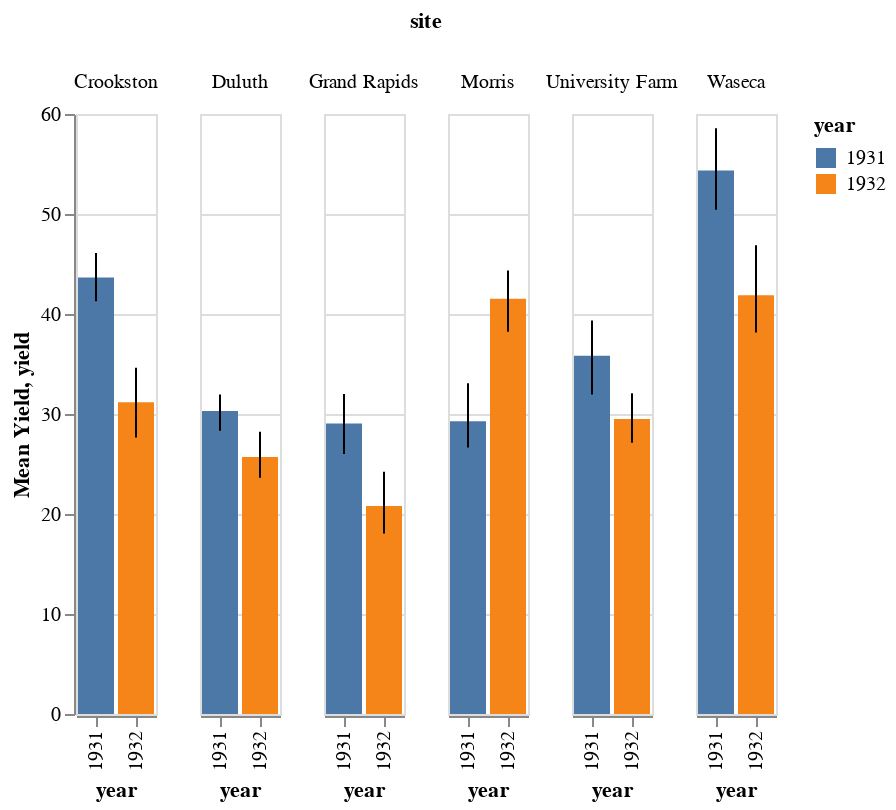

Notebook source saved alongside this figure:
### Code cell
import altair as alt
from vega_datasets import data

alt.renderers.enable('mimetype')

source = data.barley()

bars = alt.Chart().mark_bar().encode(
    x='year:O',
    y=alt.Y('mean(yield):Q', title='Mean Yield'),
    color='year:N',
)

error_bars = alt.Chart().mark_errorbar(extent='ci').encode(
    x='year:O',
    y='yield:Q'
)

alt.layer(bars, error_bars, data=source).facet(
    column='site:N'
)

### Figure 1 — Vega-Lite specification as saved in the notebook (floating-point values rounded to 4 significant figures)
{"$schema": "https://vega.github.io/schema/vega-lite/v4.0.2.json", "config": {"view": {"continuousHeight": 300, "continuousWidth": 400}}, "data": {"name": "data-093ece8c35bb2d41094cfb6138ec810b"}, "datasets": {"data-093ece8c35bb2d41094cfb6138ec810b": [{"site": "University Farm", "variety": "Manchuria", "year": 1931, "yield": 27}, {"site": "Waseca", "variety": "Manchuria", "year": 1931, "yield": 48.87}, {"site": "Morris", "variety": "Manchuria", "year": 1931, "yield": 27.43}, {"site": "Crookston", "variety": "Manchuria", "year": 1931, "yield": 39.93}, {"site": "Grand Rapids", "variety": "Manchuria", "year": 1931, "yield": 32.97}, {"site": "Duluth", "variety": "Manchuria", "year": 1931, "yield": 28.97}, {"site": "University Farm", "variety": "Glabron", "year": 1931, "yield": 43.07}, {"site": "Waseca", "variety": "Glabron", "year": 1931, "yield": 55.2}, {"site": "Morris", "variety": "Glabron", "year": 1931, "yield": 28.77}, {"site": "Crookston", "variety": "Glabron", "year": 1931, "yield": 38.13}, {"site": "Grand Rapids", "variety": "Glabron", "year": 1931, "yield": 29.13}, {"site": "Duluth", "variety": "Glabron", "year": 1931, "yield": 29.67}, {"site": "University Farm", "variety": "Svansota", "year": 1931, "yield": 35.13}, {"site": "Waseca", "variety": "Svansota", "year": 1931, "yield": 47.33}, {"site": "Morris", "variety": "Svansota", "year": 1931, "yield": 25.77}, {"site": "Crookston", "variety": "Svansota", "year": 1931, "yield": 40.47}, {"site": "Grand Rapids", "variety": "Svansota", "year": 1931, "yield": 29.67}, {"site": "Duluth", "variety": "Svansota", "year": 1931, "yield": 25.7}, {"site": "University Farm", "variety": "Velvet", "year": 1931, "yield": 39.9}, {"site": "Waseca", "variety": "Velvet", "year": 1931, "yield": 50.23}, {"site": "Morris", "variety": "Velvet", "year": 1931, "yield": 26.13}, {"site": "Crookston", "variety": "Velvet", "year": 1931, "yield": 41.33}, {"site": "Grand Rapids", "variety": "Velvet", "year": 1931, "yield": 23.03}, {"site": "Duluth", "variety": "Velvet", "year": 1931, "yield": 26.3}, {"site": "University Farm", "variety": "Trebi", "year": 1931, "yield": 36.57}, {"site": "Waseca", "variety": "Trebi", "year": 1931, "yield": 63.83}, {"site": "Morris", "variety": "Trebi", "year": 1931, "yield": 43.77}, {"site": "Crookston", "variety": "Trebi", "year": 1931, "yield": 46.93}, {"site": "Grand Rapids", "variety": "Trebi", "year": 1931, "yield": 29.77}, {"site": "Duluth", "variety": "Trebi", "year": 1931, "yield": 33.93}, {"site": "University Farm", "variety": "No. 457", "year": 1931, "yield": 43.27}, {"site": "Waseca", "variety": "No. 457", "year": 1931, "yield": 58.1}, {"site": "Morris", "variety": "No. 457", "year": 1931, "yield": 28.7}, {"site": "Crookston", "variety": "No. 457", "year": 1931, "yield": 45.67}, {"site": "Grand Rapids", "variety": "No. 457", "year": 1931, "yield": 32.17}, {"site": "Duluth", "variety": "No. 457", "year": 1931, "yield": 33.6}, {"site": "University Farm", "variety": "No. 462", "year": 1931, "yield": 36.6}, {"site": "Waseca", "variety": "No. 462", "year": 1931, "yield": 65.77}, {"site": "Morris", "variety": "No. 462", "year": 1931, "yield": 30.37}, {"site": "Crookston", "variety": "No. 462", "year": 1931, "yield": 48.57}, {"site": "Grand Rapids", "variety": "No. 462", "year": 1931, "yield": 24.93}, {"site": "Duluth", "variety": "No. 462", "year": 1931, "yield": 28.1}, {"site": "University Farm", "variety": "Peatland", "year": 1931, "yield": 32.77}, {"site": "Waseca", "variety": "Peatland", "year": 1931, "yield": 48.57}, {"site": "Morris", "variety": "Peatland", "year": 1931, "yield": 29.87}, {"site": "Crookston", "variety": "Peatland", "year": 1931, "yield": 41.6}, {"site": "Grand Rapids", "variety": "Peatland", "year": 1931, "yield": 34.7}, {"site": "Duluth", "variety": "Peatland", "year": 1931, "yield": 32}, {"site": "University Farm", "variety": "No. 475", "year": 1931, "yield": 24.67}, {"site": "Waseca", "variety": "No. 475", "year": 1931, "yield": 46.77}, {"site": "Morris", "variety": "No. 475", "year": 1931, "yield": 22.6}, {"site": "Crookston", "variety": "No. 475", "year": 1931, "yield": 44.1}, {"site": "Grand Rapids", "variety": "No. 475", "year": 1931, "yield": 19.7}, {"site": "Duluth", "variety": "No. 475", "year": 1931, "yield": 33.07}, {"site": "University Farm", "variety": "Wisconsin No. 38", "year": 1931, "yield": 39.3}, {"site": "Waseca", "variety": "Wisconsin No. 38", "year": 1931, "yield": 58.8}, {"site": "Morris", "variety": "Wisconsin No. 38", "year": 1931, "yield": 29.47}, {"site": "Crookston", "variety": "Wisconsin No. 38", "year": 1931, "yield": 49.87}, {"site": "Grand Rapids", "variety": "Wisconsin No. 38", "year": 1931, "yield": 34.47}, {"site": "Duluth", "variety": "Wisconsin No. 38", "year": 1931, "yield": 31.6}, {"site": "University Farm", "variety": "Manchuria", "year": 1932, "yield": 26.9}, {"site": "Waseca", "variety": "Manchuria", "year": 1932, "yield": 33.47}, {"site": "Morris", "variety": "Manchuria", "year": 1932, "yield": 34.37}, {"site": "Crookston", "variety": "Manchuria", "year": 1932, "yield": 32.97}, {"site": "Grand Rapids", "variety": "Manchuria", "year": 1932, "yield": 22.13}, {"site": "Duluth", "variety": "Manchuria", "year": 1932, "yield": 22.57}, {"site": "University Farm", "variety": "Glabron", "year": 1932, "yield": 36.8}, {"site": "Waseca", "variety": "Glabron", "year": 1932, "yield": 37.73}, {"site": "Morris", "variety": "Glabron", "year": 1932, "yield": 35.13}, {"site": "Crookston", "variety": "Glabron", "year": 1932, "yield": 26.17}, {"site": "Grand Rapids", "variety": "Glabron", "year": 1932, "yield": 14.43}, {"site": "Duluth", "variety": "Glabron", "year": 1932, "yield": 25.87}, {"site": "University Farm", "variety": "Svansota", "year": 1932, "yield": 27.43}, {"site": "Waseca", "variety": "Svansota", "year": 1932, "yield": 38.5}, {"site": "Morris", "variety": "Svansota", "year": 1932, "yield": 35.03}, {"site": "Crookston", "variety": "Svansota", "year": 1932, "yield": 20.63}, {"site": "Grand Rapids", "variety": "Svansota", "year": 1932, "yield": 16.63}, {"site": "Duluth", "variety": "Svansota", "year": 1932, "yield": 22.23}, {"site": "University Farm", "variety": "Velvet", "year": 1932, "yield": 26.8}, {"site": "Waseca", "variety": "Velvet", "year": 1932, "yield": 37.4}, {"site": "Morris", "variety": "Velvet", "year": 1932, "yield": 38.83}, {"site": "Crookston", "variety": "Velvet", "year": 1932, "yield": 32.07}, {"site": "Grand Rapids", "variety": "Velvet", "year": 1932, "yield": 32.23}, {"site": "Duluth", "variety": "Velvet", "year": 1932, "yield": 22.47}, {"site": "University Farm", "variety": "Trebi", "year": 1932, "yield": 29.07}, {"site": "Waseca", "variety": "Trebi", "year": 1932, "yield": 49.23}, {"site": "Morris", "variety": "Trebi", "year": 1932, "yield": 46.63}, {"site": "Crookston", "variety": "Trebi", "year": 1932, "yield": 41.83}, {"site": "Grand Rapids", "variety": "Trebi", "year": 1932, "yield": 20.63}, {"site": "Duluth", "variety": "Trebi", "year": 1932, "yield": 30.6}, {"site": "University Farm", "variety": "No. 457", "year": 1932, "yield": 26.43}, {"site": "Waseca", "variety": "No. 457", "year": 1932, "yield": 42.2}, {"site": "Morris", "variety": "No. 457", "year": 1932, "yield": 43.53}, {"site": "Crookston", "variety": "No. 457", "year": 1932, "yield": 34.33}, {"site": "Grand Rapids", "variety": "No. 457", "year": 1932, "yield": 19.47}, {"site": "Duluth", "variety": "No. 457", "year": 1932, "yield": 22.7}, {"site": "University Farm", "variety": "No. 462", "year": 1932, "yield": 25.57}, {"site": "Waseca", "variety": "No. 462", "year": 1932, "yield": 44.7}, {"site": "Morris", "variety": "No. 462", "year": 1932, "yield": 47}, {"site": "Crookston", "variety": "No. 462", "year": 1932, "yield": 30.53}, {"site": "Grand Rapids", "variety": "No. 462", "year": 1932, "yield": 19.9}, {"site": "Duluth", "variety": "No. 462", "year": 1932, "yield": 22.5}, {"site": "University Farm", "variety": "Peatland", "year": 1932, "yield": 28.07}, {"site": "Waseca", "variety": "Peatland", "year": 1932, "yield": 36.03}, {"site": "Morris", "variety": "Peatland", "year": 1932, "yield": 43.2}, {"site": "Crookston", "variety": "Peatland", "year": 1932, "yield": 25.23}, {"site": "Grand Rapids", "variety": "Peatland", "year": 1932, "yield": 26.77}, {"site": "Duluth", "variety": "Peatland", "year": 1932, "yield": 31.37}, {"site": "University Farm", "variety": "No. 475", "year": 1932, "yield": 30}, {"site": "Waseca", "variety": "No. 475", "year": 1932, "yield": 41.27}, {"site": "Morris", "variety": "No. 475", "year": 1932, "yield": 44.23}, {"site": "Crookston", "variety": "No. 475", "year": 1932, "yield": 32.13}, {"site": "Grand Rapids", "variety": "No. 475", "year": 1932, "yield": 15.23}, {"site": "Duluth", "variety": "No. 475", "year": 1932, "yield": 27.37}, {"site": "University Farm", "variety": "Wisconsin No. 38", "year": 1932, "yield": 38}, {"site": "Waseca", "variety": "Wisconsin No. 38", "year": 1932, "yield": 58.17}, {"site": "Morris", "variety": "Wisconsin No. 38", "year": 1932, "yield": 47.17}, {"site": "Crookston", "variety": "Wisconsin No. 38", "year": 1932, "yield": 35.9}, {"site": "Grand Rapids", "variety": "Wisconsin No. 38", "year": 1932, "yield": 20.67}, {"site": "Duluth", "variety": "Wisconsin No. 38", "year": 1932, "yield": 29.33}]}, "facet": {"column": {"field": "site", "type": "nominal"}}, "spec": {"layer": [{"encoding": {"color": {"field": "year", "type": "nominal"}, "x": {"field": "year", "type": "ordinal"}, "y": {"aggregate": "mean", "field": "yield", "title": "Mean Yield", "type": "quantitative"}}, "mark": "bar"}, {"encoding": {"x": {"field": "year", "type": "ordinal"}, "y": {"field": "yield", "type": "quantitative"}}, "mark": {"extent": "ci", "type": "errorbar"}}]}}
